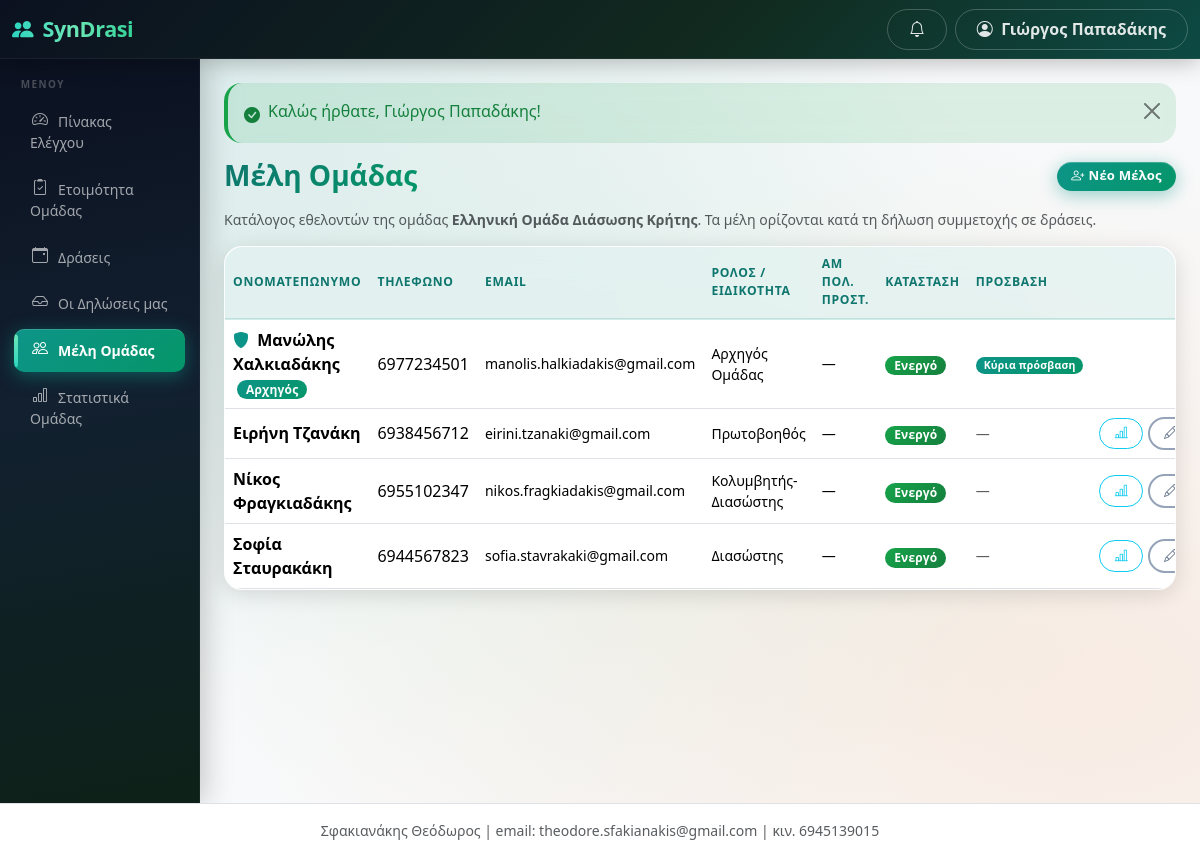
The app's page /public/team/members (signed in) with its own data.
### tables this page shows
CREATE TABLE users (
  id INT AUTO_INCREMENT PRIMARY KEY,
  municipality_id INT NULL,
  team_id INT NULL,
  name VARCHAR(255) NOT NULL,
  email VARCHAR(255) NOT NULL UNIQUE,
  phone VARCHAR(50) NULL,
  password_hash VARCHAR(255) NOT NULL,
  role ENUM('super_admin','municipality_admin','team_admin','event_operator') NOT NULL,
  status ENUM('active','inactive') NOT NULL DEFAULT 'active',
  language_code VARCHAR(10) NULL,
  last_login_at DATETIME NULL,
  created_at DATETIME NOT NULL DEFAULT CURRENT_TIMESTAMP,
  updated_at DATETIME NULL ON UPDATE CURRENT_TIMESTAMP,
  INDEX idx_users_municipality_id (municipality_id),
  INDEX idx_users_team_id (team_id),
  FOREIGN KEY (language_code) REFERENCES languages(code)
);

CREATE TABLE volunteer_teams (
  id INT AUTO_INCREMENT PRIMARY KEY,
  municipality_id INT NOT NULL,
  name VARCHAR(255) NOT NULL,
  type VARCHAR(100) NULL,
  contact_person VARCHAR(255) NULL,
  email VARCHAR(255) NULL,
  phone VARCHAR(50) NULL,
  telegram_chat_id VARCHAR(80) NULL COMMENT 'Telegram group/channel chat_id for team notifications',
  address VARCHAR(255) NULL,
  has_vehicle TINYINT(1) NOT NULL DEFAULT 0,
  has_medical_equipment TINYINT(1) NOT NULL DEFAULT 0,
  default_people_capacity INT NULL,
  readiness_items_json TEXT NULL,
  notes TEXT NULL,
  status ENUM('active','inactive') NOT NULL DEFAULT 'active',
  created_at DATETIME NOT NULL DEFAULT CURRENT_TIMESTAMP,
  updated_at DATETIME NULL ON UPDATE CURRENT_TIMESTAMP,
  INDEX idx_teams_municipality_id (municipality_id),
  INDEX idx_teams_telegram_chat (telegram_chat_id)
);

CREATE TABLE municipalities (
  id INT AUTO_INCREMENT PRIMARY KEY,
  name VARCHAR(255) NOT NULL,
  authority_type ENUM('municipality','civil_protection','fire_service','coast_guard') NOT NULL DEFAULT 'municipality',
  official_name VARCHAR(255) NULL,
  short_name VARCHAR(80) NULL,
  city VARCHAR(255) NULL,
  address VARCHAR(255) NULL,
  email VARCHAR(255) NULL,
  phone VARCHAR(50) NULL,
  status ENUM('active','inactive') NOT NULL DEFAULT 'active',
  created_at DATETIME NOT NULL DEFAULT CURRENT_TIMESTAMP,
  updated_at DATETIME NULL ON UPDATE CURRENT_TIMESTAMP
);

CREATE TABLE team_members (
  id INT AUTO_INCREMENT PRIMARY KEY,
  team_id INT NOT NULL,
  municipality_id INT NOT NULL,
  user_id INT NULL,
  full_name VARCHAR(255) NOT NULL,
  phone VARCHAR(50) NOT NULL,
  email VARCHAR(255) NULL,
  date_of_birth DATE NULL,
  address VARCHAR(255) NULL,
  civil_protection_registry_no VARCHAR(100) NULL,
  role_in_team VARCHAR(100) NULL,
  notes TEXT NULL,
  blood_type VARCHAR(10) NULL,
  driving_license VARCHAR(50) NULL,
  certifications TEXT NULL,
  id_number VARCHAR(50) NULL,
  amka VARCHAR(20) NULL,
  is_team_admin TINYINT(1) NOT NULL DEFAULT 0,
  is_assistant_admin TINYINT(1) NOT NULL DEFAULT 0 COMMENT '1 = Βοηθός Αρχηγού with team_admin login access',
  assistant_promoted_at DATETIME NULL,
  assistant_promoted_by INT NULL,
  status ENUM('active','inactive') NOT NULL DEFAULT 'active',
  created_at DATETIME NOT NULL DEFAULT CURRENT_TIMESTAMP,
  updated_at DATETIME NULL ON UPDATE CURRENT_TIMESTAMP,
  INDEX idx_tm_team (team_id),
  INDEX idx_tm_muni (municipality_id),
  INDEX idx_tm_status (status),
  INDEX idx_tm_user (user_id),
  INDEX idx_tm_assistant_admin (team_id, is_assistant_admin, status)
);

### views/team/members/index.php (the view, shortened to what the rows shown need)
<?php
$terms = authority_context(current_municipality_id());
$eventPluralLc = $terms['event_plural_lc'] ?? 'δράσεις';
?>
<div class="d-flex justify-content-between align-items-center mb-3">
  <h1 class="h3 mb-0"><?= e(t('team/members/index.001', 'Μέλη Ομάδας')) ?></h1>
  <a href="<?= e(url('/team/members/create')) ?>" class="btn btn-primary btn-sm">
    <i class="bi bi-person-plus me-1"></i><?= e(t('team/members/index.002', 'Νέο Μέλος')) ?>
  </a>
</div>
<p class="text-muted small"><?= e(t('team/members/index.003', 'Κατάλογος εθελοντών της ομάδας')) ?> <strong><?= e($team['name'] ?? '') ?></strong><?= e(t('team/members/index.022', '. Τα μέλη ορίζονται κατά τη δήλωση συμμετοχής σε')) ?> <?= e($eventPluralLc) ?>.</p>
<?php if (!$members): ?>
  <div class="alert alert-info">
    <?= e(t('team/members/index.006', 'Δεν έχουν καταχωρηθεί μέλη ακόμα.')) ?>
    <a href="<?= e(url('/team/members/create')) ?>"><?= e(t('team/members/index.007', 'Προσθέστε το πρώτο μέλος.')) ?></a>
  </div>
<?php else: ?>
<div class="card shadow-sm">
  <div class="table-responsive">
    <table class="table table-hover mb-0 align-middle">
      <thead class="table-light">
        <tr>
          <th><?= e(t('team/members/index.008', 'Ονοματεπώνυμο')) ?></th>
          <th><?= e(t('team/members/index.009', 'Τηλέφωνο')) ?></th>
          <th>Email</th>
          <th><?= e(t('team/members/index.010', 'Ρόλος / Ειδικότητα')) ?></th>
          <th><?= e(t('team/members/index.011', 'ΑΜ Πολ. Προστ.')) ?></th>
          <th><?= e(t('team/members/index.012', 'Κατάσταση')) ?></th>
          <th><?= e(t('team/members/index.013', 'Πρόσβαση')) ?></th>
          <th></th>
        </tr>
      </thead>
      <tbody>
        <?php foreach ($members as $m): ?>
          <tr class="<?= $m['status'] === 'inactive' ? 'text-muted' : '' ?>">
            <td>
              <?php if (!empty($m['is_team_admin'])): ?>
                <i class="bi bi-shield-fill <?= !empty($m['is_assistant_admin']) ? 'text-success' : 'text-primary' ?> me-1" title="<?= !empty($m['is_assistant_admin']) ? 'Βοηθός Αρχηγού' : 'Αρχηγός Ομάδας' ?>"></i>
              <?php endif; ?>
              <strong><?= e($m['full_name']) ?></strong>
              <?php if (!empty($m['is_assistant_admin'])): ?>
                <span class="badge bg-success ms-1"><?= e(t('team/members/index.014', 'Βοηθός Αρχηγού')) ?></span>
              <?php elseif (!empty($m['is_team_admin'])): ?>
                <span class="badge bg-primary ms-1"><?= e(t('team/members/index.015', 'Αρχηγός')) ?></span>
              <?php endif; ?>
            </td>
            <td><?= e($m['phone']) ?></td>
            <td class="small"><?= e($m['email'] ?? '—') ?></td>
            <td class="small"><?= e($m['role_in_team'] ?? '—') ?></td>
            <td class="small"><?= e($m['civil_protection_registry_no'] ?? '—') ?></td>
            <td>
              <?php if ($m['status'] === 'active'): ?>
                <span class="badge bg-success"><?= e(t('team/members/index.016', 'Ενεργό')) ?></span>
              <?php else: ?>
                <span class="badge bg-secondary"><?= e(t('team/members/index.017', 'Ανενεργό')) ?></span>
              <?php endif; ?>
            </td>
            <td class="small">
              <?php if (!empty($m['is_assistant_admin'])): ?>
                <span class="badge text-bg-<?= ($m['login_status'] ?? '') === 'active' ? 'success' : 'secondary' ?>">
                  <?= ($m['login_status'] ?? '') === 'active' ? 'Login ενεργό' : 'Login ανενεργό' ?>
                </span>
              <?php elseif (!empty($m['is_team_admin'])): ?>
                <span class="badge text-bg-primary"><?= e(t('team/members/index.018', 'Κύρια πρόσβαση')) ?></span>
              <?php else: ?>
                <span class="text-muted">—</span>
              <?php endif; ?>
            </td>
            <td class="text-end text-nowrap">
              <a href="<?= e(url('/team/members/' . $m['id'] . '/stats')) ?>" class="btn btn-sm btn-outline-info" title="<?= e(t('team/members/index.019', 'Στατιστικά')) ?>">
                <i class="bi bi-bar-chart-line"></i>
              </a>
              <a href="<?= e(url('/team/members/' . $m['id'] . '/edit')) ?>" class="btn btn-sm btn-outline-secondary">
                <i class="bi bi-pencil"></i>
              </a>
            </td>
          </tr>
        <?php endforeach; ?>
      </tbody>
    </table>
  </div>
</div>
<?php endif; ?>

### app/Helpers/Router.php (shortened to what the rows shown need)
<?php
class Router
{
    private $routes = [];
    public function get($pattern, $handler, array $options = [])
    {
        $this->routes[] = ['GET', $pattern, $handler, $options];
    }
    public function post($pattern, $handler, array $options = [])
    {
        $this->routes[] = ['POST', $pattern, $handler, $options];
    }
    public function dispatch($method, $uri)
    {
        $path = parse_url($uri, PHP_URL_PATH);
        $base = base_uri();
        if ($base !== '' && strpos($path, $base) === 0) {
            $path = substr($path, strlen($base));
        } else {
            $parent = preg_replace('#/public$#', '', $base);
            if ($parent !== $base && $parent !== '' && strpos($path, $parent) === 0) {
                $path = substr($path, strlen($parent));
            }
        }
        $path = '/' . trim($path, '/');
        foreach ($this->routes as $route) {
            list($m, $pattern, $handler, $options) = $route;
            if ($m !== $method) {
                continue;
            }
            $regex = '#^' . preg_replace_callback(
                '/\{([a-zA-Z_]+)\}/',
                function ($m) {
                    return $m[1] === 'token' ? '([A-Za-z0-9]+)' : '(\d+)';
                },
                $pattern
            ) . '$#';
            if (preg_match($regex, $path, $matches)) {
                array_shift($matches);
                $this->enforceAccess($options);
                list($class, $action) = explode('@', $handler);
                $controller = new $class();
                return call_user_func_array([$controller, $action], $matches);
            }
        }
    }
    private function enforceAccess(array $options)
    {
        if (!empty($options['roles'])) {
            requireRole($options['roles']);
            return;
        }
    }
}

### views/layouts/header.php (shortened to what the rows shown need)
<!DOCTYPE html>
<html lang="el">
<head>
<link href="https://cdn.jsdelivr.net/npm/bootstrap@5.3.3/dist/css/bootstrap.min.css" rel="stylesheet">
<link href="https://cdn.jsdelivr.net/npm/bootstrap-icons@1.11.3/font/bootstrap-icons.min.css" rel="stylesheet">
<link href="<?= e(url('/assets/css/app.css')) ?>" rel="stylesheet">
</head>
<body class="bg-light">
<nav class="navbar navbar-dark syndrasi-topbar sticky-top">
  <div class="container-fluid">
    <div class="d-flex align-items-center">
      <button class="btn btn-outline-light d-lg-none me-2" type="button" data-bs-toggle="offcanvas" data-bs-target="#sidebarMenu" aria-label="<?= e(t('layouts/header.006', 'Μενού')) ?>">
      </button>
      <a class="navbar-brand fw-bold" href="<?= e(url('/')) ?>">
        <i class="bi bi-people-fill me-1"></i> SynDrasi
      </a>
    </div>
    <div class="d-flex align-items-center gap-2">
      <a href="<?= e(url('/notifications')) ?>" class="btn btn-outline-light position-relative" title="<?= e(t('layouts/header.008', 'Ειδοποιήσεις')) ?>" id="navNotifBell">
        <i class="bi bi-bell"></i>
      </a>
      <div class="dropdown">
        <button class="btn btn-outline-light dropdown-toggle" data-bs-toggle="dropdown">
          <i class="bi bi-person-circle me-1"></i>
          <span class="d-none d-md-inline"><?= e(current_user() ? current_user()['name'] : '') ?></span>
        </button>
      </div>
    </div>
  </div>
</nav>
<div class="container-fluid">
  <div class="row">
    <?php include BASE_PATH . '/views/layouts/sidebar.php'; ?>
    <main class="col-lg-10 ms-sm-auto px-3 px-md-4 py-4">
      <?php include BASE_PATH . '/views/layouts/flash.php'; ?>

### views/layouts/sidebar.php (shortened to what the rows shown need)
<?php
$role = current_role();
$currentPath = parse_url($_SERVER['REQUEST_URI'], PHP_URL_PATH);
$midForTerms = function_exists('current_municipality_id') ? current_municipality_id() : null;
$authorityTerms = $midForTerms ? authority_context($midForTerms) : authority_defaults('municipality');
$authorityTypeForMenu = $authorityTerms['authority_type'] ?? 'municipality';
$eventMenuLabel = t('authority/' . $authorityTypeForMenu . '.event_plural', $authorityTerms['event_plural'] ?? 'Δράσεις');
$teamMenuLabel = t('authority/' . $authorityTypeForMenu . '.team_plural', $authorityTerms['team_plural'] ?? 'Εθελοντικές Ομάδες');
$menus = [];
if ($role === 'municipality_admin') {
    $menus = [
        ['/dashboard',    'bi-speedometer2',              t('layouts/sidebar.003', 'Πίνακας Ελέγχου')],
        ['/mobilizations', 'bi-broadcast-pin',            t('layouts/sidebar.004', 'Κάλεσμα Έκτακτης Ανάγκης')],
        ['/operations',   'bi-broadcast',                 t('layouts/sidebar.005', 'Κέντρο Επιχειρήσεων')],
        ['/operations/war-room', 'bi-diagram-3',          t('layouts/sidebar.006', 'Κέντρο Συντονισμού')],
        ['/fire-service', 'bi-fire',                       t('layouts/sidebar.007', 'Συμβάντα Πυροσβεστικής')],
        ['/notification-center', 'bi-bell-fill',           t('layouts/sidebar.008', 'Έλεγχος Ειδοποιήσεων')],
        ['/events',       'bi-calendar-event',            $eventMenuLabel],
        ['/events/calendar', 'bi-calendar3',              t('layouts/sidebar.009', 'Ημερολόγιο')],
        ['/teams',        'bi-people',                    $teamMenuLabel],
        ['/applications', 'bi-inbox',                     t('layouts/sidebar.010', 'Δηλώσεις Συμμετοχής')],
        ['/statistics',   'bi-bar-chart',                 t('layouts/sidebar.011', 'Στατιστικά & Τάσεις')],
        ['/awards',       'bi-trophy',                    t('layouts/sidebar.012', 'Επιβράβευση Ομάδων')],
        ['/reports',      'bi-file-earmark-arrow-down',   t('layouts/sidebar.013', 'Αναφορές')],
        ['/settings',     'bi-gear',                      t('layouts/sidebar.014', 'Ρυθμίσεις')],
    ];
} elseif ($role === 'team_admin') {
    $menus = [
        ['/team/dashboard', 'bi-speedometer2', t('layouts/sidebar.003', 'Πίνακας Ελέγχου')],
        ['/team/readiness', 'bi-clipboard2-check', t('layouts/sidebar.015', 'Ετοιμότητα Ομάδας')],
        ['/team/events', 'bi-calendar-event', $eventMenuLabel],
        ['/team/applications', 'bi-inbox', t('layouts/sidebar.016', 'Οι Δηλώσεις μας')],
        ['/team/members', 'bi-people', t('layouts/sidebar.017', 'Μέλη Ομάδας')],
        ['/team/statistics', 'bi-bar-chart', t('layouts/sidebar.018', 'Στατιστικά Ομάδας')],
    ];
}
$base = base_uri();
function sidebar_active($path, $currentPath, $base)
{
    $full = $base . $path;
    if (in_array($path, ['/dashboard','/team/dashboard','/admin/dashboard','/events/calendar'], true)) {
        return $currentPath === $full;
    }
    return strpos($currentPath, $full) === 0;
}
?>
<div class="offcanvas-lg offcanvas-start col-lg-2 d-lg-block sidebar p-0" tabindex="-1" id="sidebarMenu">
  <div class="sidebar-label"><?= e(t('layouts/sidebar.001', 'Μενού')) ?></div>
  <ul class="nav flex-column mb-auto px-1 pb-4">
    <?php foreach ($menus as $m): ?>
    <li class="nav-item">
      <a href="<?= e(url($m[0])) ?>"
         class="nav-link sidebar-link<?= sidebar_active($m[0], $currentPath, $base) ? ' active' : '' ?>">
        <i class="bi <?= e($m[1]) ?> me-2"></i><?= e($m[2]) ?>
      </a>
    </li>
    <?php endforeach; ?>
  </ul>
</div>

### records on screen
users: name "Γιώργος Παπαδάκης", language_code "ΜΕΝΟΎ", language_code "Μέλη Ομάδας", language_code "Νέο Μέλος", language_code "Κατάλογος εθελοντών της ομάδας", language_code ". Τα μέλη ορίζονται κατά τη δήλωση συμμετοχής σε", language_code "ΟΝΟΜΑΤΕΠΏΝΥΜΟ", language_code "ΤΗΛΈΦΩΝΟ", language_code "ΡΌΛΟΣ / ΕΙΔΙΚΌΤΗΤΑ", language_code "ΑΜ ΠΟΛ. ΠΡΟΣΤ.", language_code "ΚΑΤΆΣΤΑΣΗ", language_code "ΠΡΌΣΒΑΣΗ", language_code "Αρχηγός", language_code "Ενεργό", language_code "Κύρια πρόσβαση"
volunteer_teams: name "Ελληνική Ομάδα Διάσωσης Κρήτης"
municipalities: eventPluralLc "δράσεις"
team_members: is_team_admin 1 (drawn), full_name "Μανώλης Χαλκιαδάκης", phone "6977234501", email "manolis.halkiadakis@gmail.com", role_in_team "Αρχηγός Ομάδας", civil_protection_registry_no "—"
team_members: full_name "Ειρήνη Τζανάκη", phone "6938456712", email "eirini.tzanaki@gmail.com", role_in_team "Πρωτοβοηθός", civil_protection_registry_no "—"
team_members: full_name "Νίκος Φραγκιαδάκης", phone "6955102347", email "nikos.fragkiadakis@gmail.com", role_in_team "Κολυμβητής-Διασώστης", civil_protection_registry_no "—"
team_members: full_name "Σοφία Σταυρακάκη", phone "6944567823", email "sofia.stavrakaki@gmail.com", role_in_team "Διασώστης", civil_protection_registry_no "—"

### other values on screen
$m[2] "Πίνακας Ελέγχου"
$m[2] "Ετοιμότητα Ομάδας"
$m[2] "Δράσεις"
$m[2] "Οι Δηλώσεις μας"
$m[2] "Μέλη Ομάδας"
$m[2] "Στατιστικά Ομάδας"
$f['message'] "Καλώς ήρθατε, Γιώργος Παπαδάκης!"
$config['footer_text'] "Σφακιανάκης Θεόδωρος | email: theodore.sfakianakis@gmail.com | κιν. 6945139015"
